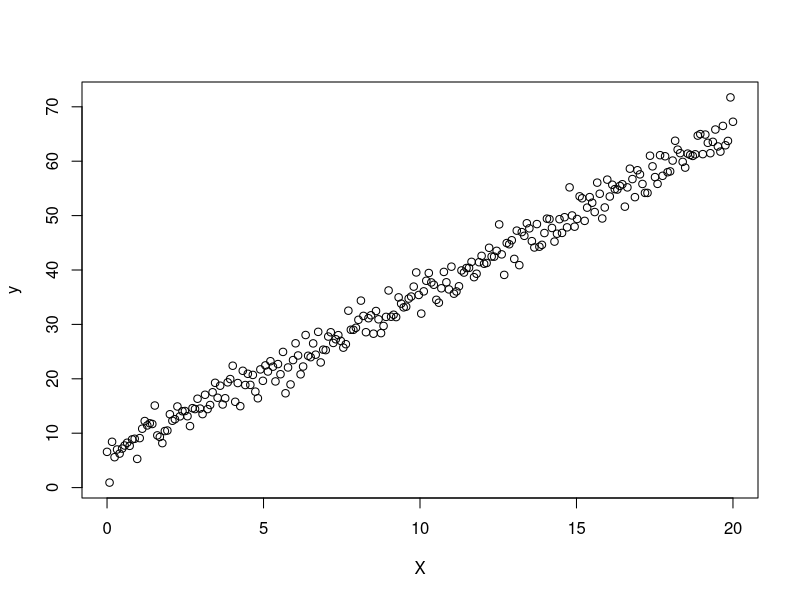
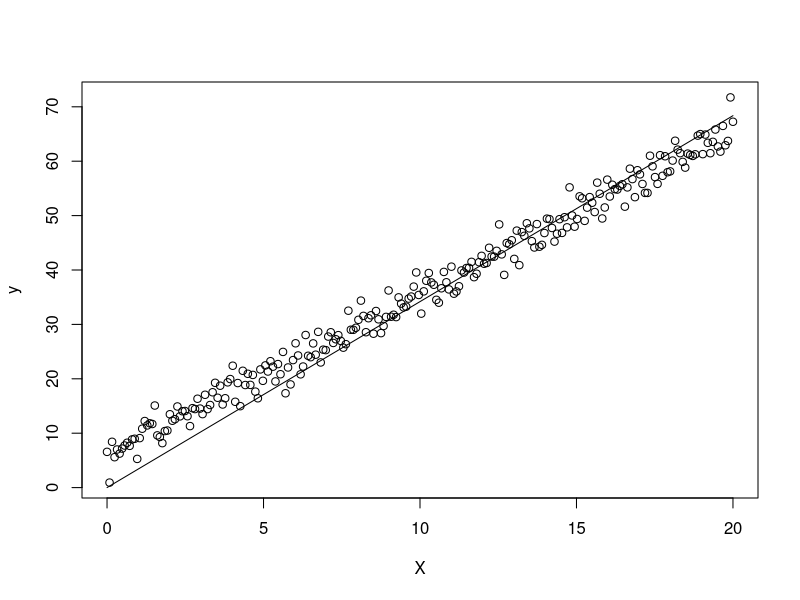

The R script that drew these images, in order:
require(R6)
LinearRegression <- R6Class("LinearRegression",
    list(
    w = NULL,
    fit = function(X,y) {
      self$w <- solve(t(X)%*%X,t(X)%*%y)
      },
    predict = function(X) X%*%self$w
  )
)

N <- 250
X <- seq(0, 20, length.out = N)
y <- 5.4542 + 3.0223*X + rnorm(N,sd=2)

plot(X,y)

lin_reg<-LinearRegression$new()

lin_reg$fit(X,y)
y_hat <- lin_reg$predict(X)

plot(X,y)
lines(X, y_hat)

print(lin_reg$w)